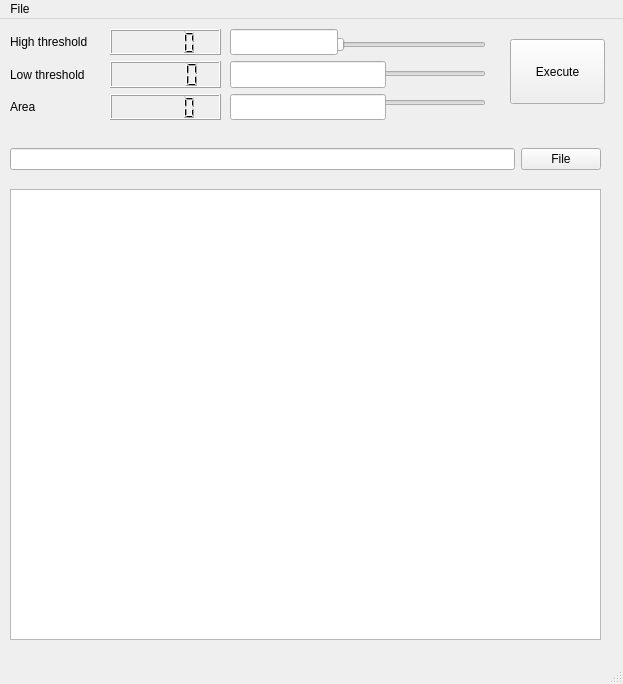
<?xml version="1.0" encoding="UTF-8"?>
<ui version="4.0">
 <class>Qt_CV_MainWindow</class>
 <widget class="QMainWindow" name="Qt_CV_MainWindow">
  <property name="geometry">
   <rect>
    <x>0</x>
    <y>0</y>
    <width>623</width>
    <height>684</height>
   </rect>
  </property>
  <property name="sizePolicy">
   <sizepolicy hsizetype="Expanding" vsizetype="Expanding">
    <horstretch>0</horstretch>
    <verstretch>0</verstretch>
   </sizepolicy>
  </property>
  <property name="mouseTracking">
   <bool>true</bool>
  </property>
  <property name="acceptDrops">
   <bool>false</bool>
  </property>
  <property name="windowTitle">
   <string>Qt_OpenCV</string>
  </property>
  <widget class="QWidget" name="centralwidget">
   <widget class="QGraphicsView" name="pic_view">
    <property name="geometry">
     <rect>
      <x>10</x>
      <y>170</y>
      <width>591</width>
      <height>451</height>
     </rect>
    </property>
    <property name="sizePolicy">
     <sizepolicy hsizetype="Minimum" vsizetype="Minimum">
      <horstretch>0</horstretch>
      <verstretch>0</verstretch>
     </sizepolicy>
    </property>
    <property name="mouseTracking">
     <bool>true</bool>
    </property>
    <property name="contextMenuPolicy">
     <enum>Qt::CustomContextMenu</enum>
    </property>
    <property name="layoutDirection">
     <enum>Qt::RightToLeft</enum>
    </property>
    <property name="transformationAnchor">
     <enum>QGraphicsView::AnchorUnderMouse</enum>
    </property>
    <property name="resizeAnchor">
     <enum>QGraphicsView::AnchorUnderMouse</enum>
    </property>
    <property name="viewportUpdateMode">
     <enum>QGraphicsView::SmartViewportUpdate</enum>
    </property>
    <property name="rubberBandSelectionMode">
     <enum>Qt::ContainsItemBoundingRect</enum>
    </property>
   </widget>
   <widget class="QWidget" name="layoutWidget">
    <property name="geometry">
     <rect>
      <x>10</x>
      <y>120</y>
      <width>591</width>
      <height>41</height>
     </rect>
    </property>
    <layout class="QHBoxLayout" name="horizontalLayout">
     <item>
      <widget class="QLineEdit" name="file_edit"/>
     </item>
     <item>
      <widget class="QPushButton" name="file_button">
       <property name="text">
        <string>File</string>
       </property>
      </widget>
     </item>
    </layout>
   </widget>
   <widget class="QWidget" name="layoutWidget">
    <property name="geometry">
     <rect>
      <x>110</x>
      <y>10</y>
      <width>111</width>
      <height>91</height>
     </rect>
    </property>
    <layout class="QVBoxLayout" name="verticalLayout">
     <item>
      <layout class="QHBoxLayout" name="horizontalLayout_4">
       <item>
        <widget class="QLCDNumber" name="threshold1_lcd">
         <property name="sizePolicy">
          <sizepolicy hsizetype="Expanding" vsizetype="Expanding">
           <horstretch>0</horstretch>
           <verstretch>0</verstretch>
          </sizepolicy>
         </property>
        </widget>
       </item>
      </layout>
     </item>
     <item>
      <layout class="QHBoxLayout" name="horizontalLayout_2">
       <item>
        <widget class="QLCDNumber" name="threshold2_lcd">
         <property name="sizePolicy">
          <sizepolicy hsizetype="Expanding" vsizetype="Expanding">
           <horstretch>0</horstretch>
           <verstretch>0</verstretch>
          </sizepolicy>
         </property>
        </widget>
       </item>
      </layout>
     </item>
     <item>
      <layout class="QHBoxLayout" name="horizontalLayout_3">
       <item>
        <widget class="QLCDNumber" name="size_lcd">
         <property name="sizePolicy">
          <sizepolicy hsizetype="Expanding" vsizetype="Expanding">
           <horstretch>0</horstretch>
           <verstretch>0</verstretch>
          </sizepolicy>
         </property>
        </widget>
       </item>
      </layout>
     </item>
    </layout>
   </widget>
   <widget class="QWidget" name="layoutWidget">
    <property name="geometry">
     <rect>
      <x>510</x>
      <y>20</y>
      <width>95</width>
      <height>65</height>
     </rect>
    </property>
    <layout class="QVBoxLayout" name="verticalLayout_2">
     <item>
      <widget class="QPushButton" name="exec_button">
       <property name="sizePolicy">
        <sizepolicy hsizetype="Minimum" vsizetype="Expanding">
         <horstretch>0</horstretch>
         <verstretch>0</verstretch>
        </sizepolicy>
       </property>
       <property name="text">
        <string>Execute</string>
       </property>
      </widget>
     </item>
    </layout>
   </widget>
   <widget class="QWidget" name="layoutWidget">
    <property name="geometry">
     <rect>
      <x>330</x>
      <y>10</y>
      <width>156</width>
      <height>91</height>
     </rect>
    </property>
    <layout class="QVBoxLayout" name="verticalLayout_3">
     <item>
      <widget class="QSlider" name="threshold1_slider">
       <property name="sizePolicy">
        <sizepolicy hsizetype="Expanding" vsizetype="Fixed">
         <horstretch>0</horstretch>
         <verstretch>0</verstretch>
        </sizepolicy>
       </property>
       <property name="maximum">
        <number>254</number>
       </property>
       <property name="orientation">
        <enum>Qt::Horizontal</enum>
       </property>
      </widget>
     </item>
     <item>
      <widget class="QSlider" name="threshold2_slider">
       <property name="maximum">
        <number>254</number>
       </property>
       <property name="orientation">
        <enum>Qt::Horizontal</enum>
       </property>
      </widget>
     </item>
     <item>
      <widget class="QSlider" name="size_slider">
       <property name="maximum">
        <number>90000</number>
       </property>
       <property name="orientation">
        <enum>Qt::Horizontal</enum>
       </property>
      </widget>
     </item>
    </layout>
   </widget>
   <widget class="QWidget" name="layoutWidget">
    <property name="geometry">
     <rect>
      <x>230</x>
      <y>10</y>
      <width>156</width>
      <height>91</height>
     </rect>
    </property>
    <layout class="QVBoxLayout" name="verticalLayout_4">
     <item>
      <widget class="QLineEdit" name="threshold1_edit">
       <property name="sizePolicy">
        <sizepolicy hsizetype="Maximum" vsizetype="Expanding">
         <horstretch>0</horstretch>
         <verstretch>0</verstretch>
        </sizepolicy>
       </property>
      </widget>
     </item>
     <item>
      <widget class="QLineEdit" name="threshold2_edit">
       <property name="sizePolicy">
        <sizepolicy hsizetype="Minimum" vsizetype="Expanding">
         <horstretch>0</horstretch>
         <verstretch>0</verstretch>
        </sizepolicy>
       </property>
      </widget>
     </item>
     <item>
      <widget class="QLineEdit" name="size_edit">
       <property name="sizePolicy">
        <sizepolicy hsizetype="Minimum" vsizetype="Expanding">
         <horstretch>0</horstretch>
         <verstretch>0</verstretch>
        </sizepolicy>
       </property>
      </widget>
     </item>
    </layout>
   </widget>
   <widget class="QWidget" name="layoutWidget">
    <property name="geometry">
     <rect>
      <x>10</x>
      <y>10</y>
      <width>101</width>
      <height>91</height>
     </rect>
    </property>
    <layout class="QVBoxLayout" name="verticalLayout_5">
     <item>
      <widget class="QLabel" name="label">
       <property name="text">
        <string>High threshold</string>
       </property>
      </widget>
     </item>
     <item>
      <widget class="QLabel" name="label_2">
       <property name="text">
        <string>Low threshold</string>
       </property>
      </widget>
     </item>
     <item>
      <widget class="QLabel" name="label_3">
       <property name="text">
        <string>Area</string>
       </property>
      </widget>
     </item>
    </layout>
   </widget>
   <zorder>layoutWidget</zorder>
   <zorder>layoutWidget</zorder>
   <zorder>pic_view</zorder>
   <zorder>layoutWidget</zorder>
   <zorder>layoutWidget</zorder>
   <zorder>layoutWidget</zorder>
   <zorder>layoutWidget</zorder>
  </widget>
  <widget class="QMenuBar" name="menubar">
   <property name="geometry">
    <rect>
     <x>0</x>
     <y>0</y>
     <width>623</width>
     <height>29</height>
    </rect>
   </property>
   <widget class="QMenu" name="menuFile">
    <property name="title">
     <string>File</string>
    </property>
    <addaction name="actionQuit"/>
   </widget>
   <addaction name="menuFile"/>
  </widget>
  <widget class="QStatusBar" name="statusbar"/>
  <action name="actionQuit">
   <property name="text">
    <string>Quit</string>
   </property>
  </action>
 </widget>
 <resources/>
 <connections>
  <connection>
   <sender>actionQuit</sender>
   <signal>triggered()</signal>
   <receiver>Qt_CV_MainWindow</receiver>
   <slot>close()</slot>
   <hints>
    <hint type="sourcelabel">
     <x>-1</x>
     <y>-1</y>
    </hint>
    <hint type="destinationlabel">
     <x>334</x>
     <y>323</y>
    </hint>
   </hints>
  </connection>
  <connection>
   <sender>threshold1_slider</sender>
   <signal>valueChanged(int)</signal>
   <receiver>threshold1_lcd</receiver>
   <slot>display(int)</slot>
   <hints>
    <hint type="sourcelabel">
     <x>316</x>
     <y>522</y>
    </hint>
    <hint type="destinationlabel">
     <x>43</x>
     <y>522</y>
    </hint>
   </hints>
  </connection>
  <connection>
   <sender>threshold2_slider</sender>
   <signal>valueChanged(int)</signal>
   <receiver>threshold2_lcd</receiver>
   <slot>display(int)</slot>
   <hints>
    <hint type="sourcelabel">
     <x>316</x>
     <y>554</y>
    </hint>
    <hint type="destinationlabel">
     <x>43</x>
     <y>554</y>
    </hint>
   </hints>
  </connection>
  <connection>
   <sender>size_slider</sender>
   <signal>valueChanged(int)</signal>
   <receiver>size_lcd</receiver>
   <slot>display(int)</slot>
   <hints>
    <hint type="sourcelabel">
     <x>316</x>
     <y>586</y>
    </hint>
    <hint type="destinationlabel">
     <x>43</x>
     <y>586</y>
    </hint>
   </hints>
  </connection>
  <connection>
   <sender>threshold1_edit</sender>
   <signal>textChanged(QString)</signal>
   <receiver>threshold2_lcd</receiver>
   <slot>display(QString)</slot>
   <hints>
    <hint type="sourcelabel">
     <x>159</x>
     <y>522</y>
    </hint>
    <hint type="destinationlabel">
     <x>43</x>
     <y>554</y>
    </hint>
   </hints>
  </connection>
  <connection>
   <sender>threshold2_edit</sender>
   <signal>textChanged(QString)</signal>
   <receiver>threshold2_lcd</receiver>
   <slot>display(QString)</slot>
   <hints>
    <hint type="sourcelabel">
     <x>159</x>
     <y>554</y>
    </hint>
    <hint type="destinationlabel">
     <x>43</x>
     <y>554</y>
    </hint>
   </hints>
  </connection>
  <connection>
   <sender>size_edit</sender>
   <signal>textChanged(QString)</signal>
   <receiver>size_lcd</receiver>
   <slot>display(QString)</slot>
   <hints>
    <hint type="sourcelabel">
     <x>159</x>
     <y>586</y>
    </hint>
    <hint type="destinationlabel">
     <x>43</x>
     <y>586</y>
    </hint>
   </hints>
  </connection>
 </connections>
</ui>
